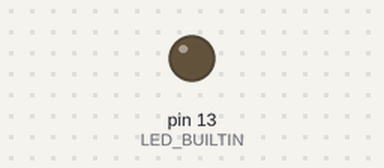
Recording of a sketch running on a simulated Arduino Uno, built with avr-gcc and run on an emulated ATmega328P. On the bench: output pins drawn as LEDs (lit = HIGH). Random numbers use the default seed unless the sketch sets one.

Above: at 0.19 s.
At 38.7 s:
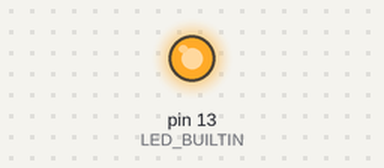
Timing chart, 0 to 40.0 s (numbered marks = the images above):
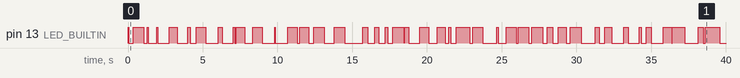

The sketch:

lab1.1.2.ino
```cpp
/*-------------------------------------------------------------------------------

1.2 Modify the Blink example from the Arduino IDE so that turning the built-in
    LED (D13) on and off occurs at different time intervals

-------------------------------------------------------------------------------*/

#include <time.h>
#include <stdlib.h>

int r;

// the setup function runs once when you press reset or power the board
void setup() {
  srand(time(NULL));
  pinMode(LED_BUILTIN, OUTPUT);
}

// the loop function runs over and over again forever
void loop() {
  digitalWrite(LED_BUILTIN, HIGH);  // turn the LED on (HIGH is the voltage level)
  delay(rand() % 1000);             // wait for a random time
  digitalWrite(LED_BUILTIN, LOW);   // turn the LED off by making the voltage LOW
  delay(rand() % 1000);             // wait for a random time
}
```
